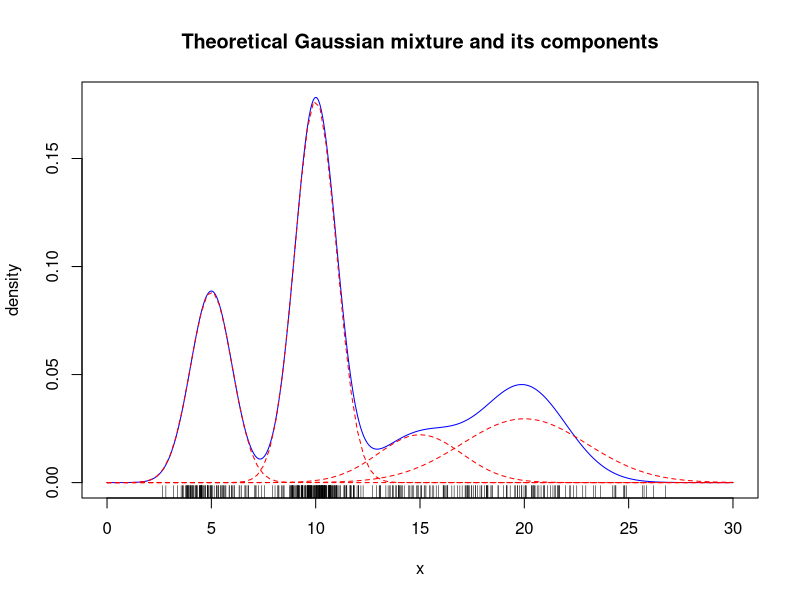

This chart was generated by the following R code:
## ---- chunk 1
knitr::opts_chunk$set(echo = TRUE, message = FALSE, warning = FALSE, cache = FALSE)
set.seed(1234)
## ---- chunk 2
library(mixtools)
## ---- chunk 3
get_cloglik <- function(X, Z, theta) {
  #returns the complete model loglikelihood
  n <- length(X); Q <- ncol(Z)
  alpha <- theta$alpha; mu <- theta$mu; sigma <- theta$sigma
  Xs <- # to write
  res <- # to write
  res
}

M_step <- function(X, tau) {
  #maximization step
  n <- length(X); Q <- ncol(tau)
  alpha  <- # to write
  mu     <- # to write
  sigma  <- # to write
  list(alpha = alpha, mu = mu, sigma = sigma)
}

E_step <- function(X, theta) {
  #expectation step
  probs <- # to write
  likelihoods <- rowSums(probs)
  list(tau = probs / likelihoods, loglik = sum(log(likelihoods)))
}

## ---- chunk 4
EM_mixture <- function(X, Q,
                       init.cl = base::sample(1:Q, n, rep=TRUE), max.iter=100, eps=1e-5) {
    n <- length(X); tau <- matrix(0, n, Q); tau[cbind(1:n, init.cl)] <- 1
    loglik  <- vector("numeric", max.iter)
    Eloglik <- vector("numeric", max.iter)
    iter <- 0; cond <- FALSE

    while (!cond) {
        iter <- iter + 1
        ## M step
        theta <- # to write
        ## E step
        res_Estep <- # to write
        tau <- # to write
        ## check consistency
        loglik[iter]  <- # to write
        Eloglik[iter] <- # to write
        if (iter > 1)
            cond <- (iter>=max.iter) | Eloglik[iter]-Eloglik[iter-1] < eps
    }

    res <- list(alpha = theta$alpha,  mu = theta$mu,  sigma = theta$sigma,
                tau   = tau, cl = apply(tau, 1, which.max),
                Eloglik = Eloglik[1:iter],
                loglik  = loglik[1:iter])
    res
}
## ---- chunk 5
mu1 <- 5   ; sigma1 <- 1; n1 <- 100
mu2 <- 10  ; sigma2 <- 1; n2 <- 200
mu3 <- 15  ; sigma3 <- 2; n3 <- 50
mu4 <- 20  ; sigma4 <- 3; n4 <- 100
cl <- rep(1:4,c(n1,n2,n3,n4))
x <- c(rnorm(n1,mu1,sigma1),rnorm(n2,mu2,sigma2),
       rnorm(n3,mu3,sigma3),rnorm(n4,mu4,sigma4))
n <- length(x)

## we randomize the class ordering
rnd <- base::sample(1:n)
cl <- cl[rnd]
x  <- x[rnd]

alpha <- c(n1,n2,n3,n4)/n

curve(alpha[1]*dnorm(x,mu1,sigma1) +
      alpha[2]*dnorm(x,mu2,sigma2) +
      alpha[3]*dnorm(x,mu3,sigma3) +
      alpha[4]*dnorm(x,mu4,sigma3), 
      col="blue", lty=1, from=0,to=30, n=1000,
      main="Theoretical Gaussian mixture and its components",
      xlab="x", ylab="density")
curve(alpha[1]*dnorm(x,mu1,sigma1), col="red", add=TRUE, lty=2)
curve(alpha[2]*dnorm(x,mu2,sigma2), col="red", add=TRUE, lty=2)
curve(alpha[3]*dnorm(x,mu3,sigma3), col="red", add=TRUE, lty=2)
curve(alpha[4]*dnorm(x,mu4,sigma4), col="red", add=TRUE, lty=2)
rug(x)
